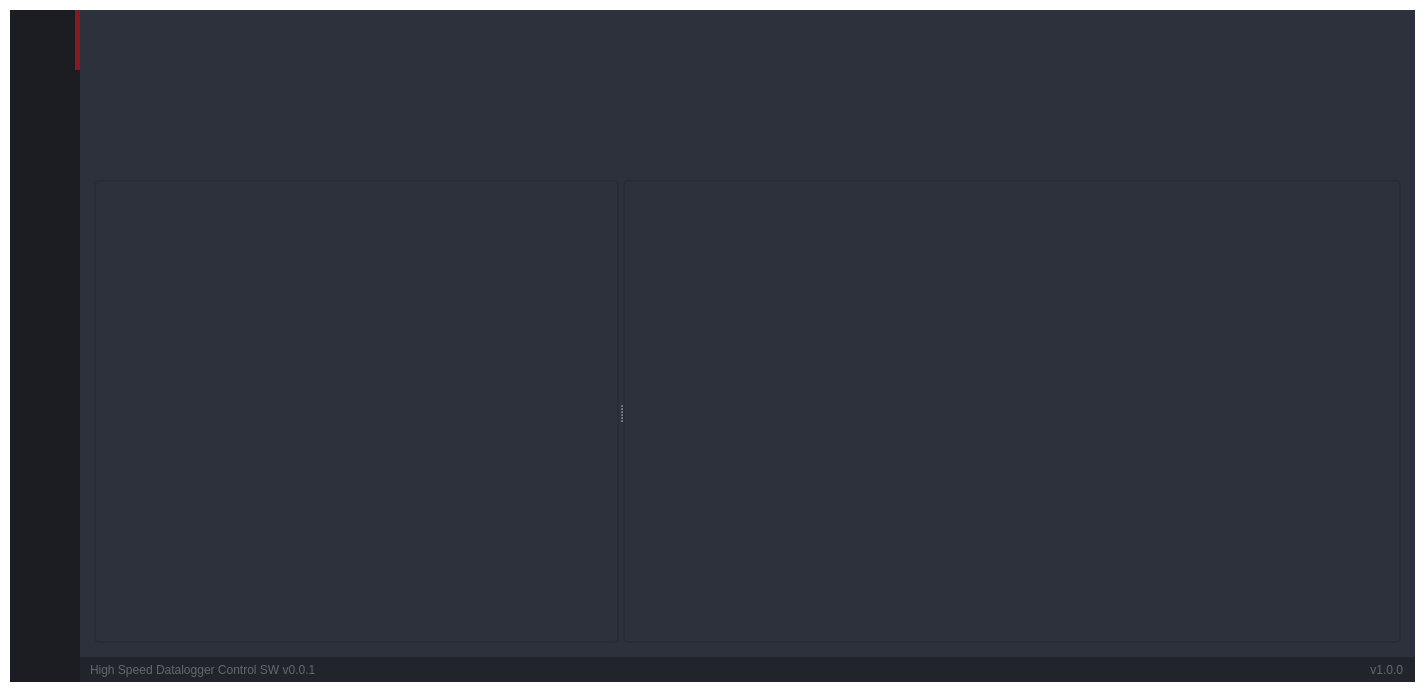
<?xml version="1.0" encoding="UTF-8"?>
<ui version="4.0">
 <class>MainWindow</class>
 <widget class="QMainWindow" name="MainWindow">
  <property name="geometry">
   <rect>
    <x>0</x>
    <y>0</y>
    <width>1425</width>
    <height>692</height>
   </rect>
  </property>
  <property name="minimumSize">
   <size>
    <width>0</width>
    <height>0</height>
   </size>
  </property>
  <property name="palette">
   <palette>
    <active>
     <colorrole role="Button">
      <brush brushstyle="SolidPattern">
       <color alpha="0">
        <red>0</red>
        <green>0</green>
        <blue>0</blue>
       </color>
      </brush>
     </colorrole>
     <colorrole role="Base">
      <brush brushstyle="SolidPattern">
       <color alpha="0">
        <red>0</red>
        <green>0</green>
        <blue>0</blue>
       </color>
      </brush>
     </colorrole>
     <colorrole role="Window">
      <brush brushstyle="SolidPattern">
       <color alpha="0">
        <red>0</red>
        <green>0</green>
        <blue>0</blue>
       </color>
      </brush>
     </colorrole>
    </active>
    <inactive>
     <colorrole role="Button">
      <brush brushstyle="SolidPattern">
       <color alpha="0">
        <red>0</red>
        <green>0</green>
        <blue>0</blue>
       </color>
      </brush>
     </colorrole>
     <colorrole role="Base">
      <brush brushstyle="SolidPattern">
       <color alpha="0">
        <red>0</red>
        <green>0</green>
        <blue>0</blue>
       </color>
      </brush>
     </colorrole>
     <colorrole role="Window">
      <brush brushstyle="SolidPattern">
       <color alpha="0">
        <red>0</red>
        <green>0</green>
        <blue>0</blue>
       </color>
      </brush>
     </colorrole>
    </inactive>
    <disabled>
     <colorrole role="Button">
      <brush brushstyle="SolidPattern">
       <color alpha="0">
        <red>0</red>
        <green>0</green>
        <blue>0</blue>
       </color>
      </brush>
     </colorrole>
     <colorrole role="Base">
      <brush brushstyle="SolidPattern">
       <color alpha="0">
        <red>0</red>
        <green>0</green>
        <blue>0</blue>
       </color>
      </brush>
     </colorrole>
     <colorrole role="Window">
      <brush brushstyle="SolidPattern">
       <color alpha="0">
        <red>0</red>
        <green>0</green>
        <blue>0</blue>
       </color>
      </brush>
     </colorrole>
    </disabled>
   </palette>
  </property>
  <property name="font">
   <font>
    <pointsize>10</pointsize>
   </font>
  </property>
  <property name="windowTitle">
   <string>Opus Profiling Tool - Main Window</string>
  </property>
  <property name="windowIcon">
   <iconset resource="resources.qrc">
    <normaloff>:/icons/icons/ST16418_ST-Logo-Ico_3.ico</normaloff>:/icons/icons/ST16418_ST-Logo-Ico_3.ico</iconset>
  </property>
  <property name="styleSheet">
   <string notr="true">QMainWindow {background: transparent; }
QToolTip {
	color: #ffffff;
	background-color: rgba(27, 29, 35, 160);
	border: 1px solid rgb(40, 40, 40);
	border-radius: 2px;
}</string>
  </property>
  <widget class="QWidget" name="centralwidget">
   <property name="styleSheet">
    <string notr="true">background: transparent;
color: rgb(210, 210, 210);</string>
   </property>
   <layout class="QHBoxLayout" name="horizontalLayout">
    <property name="spacing">
     <number>0</number>
    </property>
    <property name="leftMargin">
     <number>10</number>
    </property>
    <property name="topMargin">
     <number>10</number>
    </property>
    <property name="rightMargin">
     <number>10</number>
    </property>
    <property name="bottomMargin">
     <number>10</number>
    </property>
    <item>
     <widget class="QFrame" name="frame_main">
      <property name="styleSheet">
       <string notr="true">/* LINE EDIT */
QLineEdit {
	height: 25px;
	background-color: rgb(27, 29, 35);
	border-radius: 5px;
	border: 2px solid rgb(27, 29, 35);
	padding-left: 10px;
}
QLineEdit:hover {
	border: 2px solid rgb(64, 71, 88);
}
QLineEdit:focus {
	border: 2px solid rgb(91, 101, 124);
}
QLineEdit[text=&quot;&quot;]{
	color:rgb(90,90,90);
}

QLineEdit:disabled {
	color: rgb(60,60,60);
	background-color: rgb(60, 60, 60);
	border: 2px solid rgb(32, 32, 32);
}

/* SCROLL BARS */
QScrollBar:horizontal {
    border: none;
    background: rgb(52, 59, 72);
    height: 14px;
    margin: 0px 21px 0 21px;
	border-radius: 0px;
}
QScrollBar::handle:horizontal {
    background: rgb(32, 178, 170);
    min-width: 25px;
	border-radius: 7px
}
QScrollBar::add-line:horizontal {
    border: none;
    background: rgb(55, 63, 77);
    width: 20px;
	border-top-right-radius: 7px;
    border-bottom-right-radius: 7px;
    subcontrol-position: right;
    subcontrol-origin: margin;
}
QScrollBar::sub-line:horizontal {
    border: none;
    background: rgb(55, 63, 77);
    width: 20px;
	border-top-left-radius: 7px;
    border-bottom-left-radius: 7px;
    subcontrol-position: left;
    subcontrol-origin: margin;
}
QScrollBar::up-arrow:horizontal, QScrollBar::down-arrow:horizontal
{
     background: none;
}
QScrollBar::add-page:horizontal, QScrollBar::sub-page:horizontal
{
     background: none;
}
 QScrollBar:vertical {
	border: none;
    background: rgb(52, 59, 72);
    width: 14px;
    margin: 21px 0 21px 0;
	border-radius: 0px;
 }
 QScrollBar::handle:vertical {	
	background: rgb(32, 178, 170);
    min-height: 25px;
	border-radius: 7px
 }
 QScrollBar::add-line:vertical {
     border: none;
    background: rgb(55, 63, 77);
     height: 20px;
	border-bottom-left-radius: 7px;
    border-bottom-right-radius: 7px;
     subcontrol-position: bottom;
     subcontrol-origin: margin;
 }
 QScrollBar::sub-line:vertical {
	border: none;
    background: rgb(55, 63, 77);
     height: 20px;
	border-top-left-radius: 7px;
    border-top-right-radius: 7px;
     subcontrol-position: top;
     subcontrol-origin: margin;
 }
 QScrollBar::up-arrow:vertical, QScrollBar::down-arrow:vertical {
     background: none;
 }

 QScrollBar::add-page:vertical, QScrollBar::sub-page:vertical {
     background: none;
 }

/* CHECKBOX */
QCheckBox::indicator {
    border: 3px solid rgb(27, 29, 35);
	width: 15px;
	height: 15px;
	border-radius: 10px;
    background: rgb(44, 49, 60);
}
QCheckBox::indicator:hover {
    border: 3px solid rgb(58, 66, 81);
}
QCheckBox::indicator:checked {
    background: 3px solid rgb(52, 59, 72);
	border: 3px solid rgb(52, 59, 72);	
	background-image: url(:/icons/icons/outline_check_white_18dp.png);
}

/* RADIO BUTTON */
QRadioButton::indicator {
    border: 3px rgb(27, 29, 35);
	width: 15px;
	height: 15px;
	border-radius: 10px;
    background: rgb(44, 49, 60);
}
QRadioButton::indicator:hover {
    border: 3px solid rgb(58, 66, 81);
}
QRadioButton::indicator:checked {
    background: 3px solid rgb(94, 106, 130);
	border: 3px solid rgb(52, 59, 72);	
}

/* COMBOBOX */
QComboBox{
	background-color: rgb(27, 29, 35);
	border-radius: 5px;
	border: 2px solid rgb(27, 29, 35);
	padding: 5px;
	padding-left: 10px;
}
QComboBox:hover{
	border: 2px solid rgb(64, 71, 88);
}
QComboBox::drop-down {
	subcontrol-origin: padding;
	subcontrol-position: top right;
	width: 25px; 
	border-left-width: 3px;
	border-left-color: rgba(39, 44, 54, 150);
	border-left-style: solid;
	border-top-right-radius: 3px;
	border-bottom-right-radius: 3px;	
	background-image: url(:/icons/icons/outline_arrow_bottom_white_18dp.png);
	background-position: center;
	background-repeat: no-reperat;
 }
QComboBox QAbstractItemView {
	color: rgb(85, 170, 255);	
	background-color: rgb(27, 29, 35);
	padding: 10px;
	selection-background-color: rgb(39, 44, 54);
}

/* SLIDERS */
QSlider::groove:horizontal {
    border-radius: 9px;
    height: 18px;
	margin: 0px;
	background-color: rgb(52, 59, 72);
}
QSlider::groove:horizontal:hover {
	background-color: rgb(55, 62, 76);
}
QSlider::handle:horizontal {
    background-color: rgb(32, 178, 170);
    border: none;
    height: 18px;
    width: 18px;
    margin: 0px;
	border-radius: 9px;
}
QSlider::handle:horizontal:hover {
    background-color: rgb(105, 180, 255);
}
QSlider::handle:horizontal:pressed {
    background-color: rgb(65, 130, 195);
}

QSlider::groove:vertical {
    border-radius: 9px;
    width: 18px;
    margin: 0px;
	background-color: rgb(52, 59, 72);
}
QSlider::groove:vertical:hover {
	background-color: rgb(55, 62, 76);
}
QSlider::handle:vertical {
    background-color: rgb(32, 178, 170);
	border: none;
    height: 18px;
    width: 18px;
    margin: 0px;
	border-radius: 9px;
}
QSlider::handle:vertical:hover {
    background-color: rgb(105, 180, 255);
}
QSlider::handle:vertical:pressed {
    background-color: rgb(65, 130, 195);
}

QScrollArea{
	border-radius: 5px;
	border: 2px solid rgb(39, 44, 54);
}

</string>
      </property>
      <property name="frameShape">
       <enum>QFrame::NoFrame</enum>
      </property>
      <property name="frameShadow">
       <enum>QFrame::Raised</enum>
      </property>
      <layout class="QVBoxLayout" name="verticalLayout">
       <property name="spacing">
        <number>0</number>
       </property>
       <property name="leftMargin">
        <number>0</number>
       </property>
       <property name="topMargin">
        <number>0</number>
       </property>
       <property name="rightMargin">
        <number>0</number>
       </property>
       <property name="bottomMargin">
        <number>0</number>
       </property>
       <item>
        <widget class="QFrame" name="frame_center">
         <property name="sizePolicy">
          <sizepolicy hsizetype="Expanding" vsizetype="Expanding">
           <horstretch>0</horstretch>
           <verstretch>0</verstretch>
          </sizepolicy>
         </property>
         <property name="styleSheet">
          <string notr="true">background-color: rgb(40, 44, 52);</string>
         </property>
         <property name="frameShape">
          <enum>QFrame::NoFrame</enum>
         </property>
         <property name="frameShadow">
          <enum>QFrame::Raised</enum>
         </property>
         <layout class="QHBoxLayout" name="horizontalLayout_2">
          <property name="spacing">
           <number>0</number>
          </property>
          <property name="leftMargin">
           <number>0</number>
          </property>
          <property name="topMargin">
           <number>0</number>
          </property>
          <property name="rightMargin">
           <number>0</number>
          </property>
          <property name="bottomMargin">
           <number>0</number>
          </property>
          <item>
           <widget class="QFrame" name="frame_left_menu">
            <property name="sizePolicy">
             <sizepolicy hsizetype="Preferred" vsizetype="Preferred">
              <horstretch>0</horstretch>
              <verstretch>0</verstretch>
             </sizepolicy>
            </property>
            <property name="minimumSize">
             <size>
              <width>70</width>
              <height>0</height>
             </size>
            </property>
            <property name="maximumSize">
             <size>
              <width>70</width>
              <height>16777215</height>
             </size>
            </property>
            <property name="layoutDirection">
             <enum>Qt::LeftToRight</enum>
            </property>
            <property name="styleSheet">
             <string notr="true">background-color: rgb(27, 29, 35);</string>
            </property>
            <property name="frameShape">
             <enum>QFrame::NoFrame</enum>
            </property>
            <property name="frameShadow">
             <enum>QFrame::Raised</enum>
            </property>
            <layout class="QVBoxLayout" name="verticalLayout_5">
             <property name="spacing">
              <number>1</number>
             </property>
             <property name="leftMargin">
              <number>0</number>
             </property>
             <property name="topMargin">
              <number>0</number>
             </property>
             <property name="rightMargin">
              <number>0</number>
             </property>
             <property name="bottomMargin">
              <number>0</number>
             </property>
             <item alignment="Qt::AlignTop">
              <widget class="QFrame" name="frame_menus">
               <property name="minimumSize">
                <size>
                 <width>0</width>
                 <height>0</height>
                </size>
               </property>
               <property name="frameShape">
                <enum>QFrame::NoFrame</enum>
               </property>
               <property name="frameShadow">
                <enum>QFrame::Raised</enum>
               </property>
               <layout class="QVBoxLayout" name="layout_menus">
                <property name="spacing">
                 <number>0</number>
                </property>
                <property name="leftMargin">
                 <number>0</number>
                </property>
                <property name="topMargin">
                 <number>0</number>
                </property>
                <property name="rightMargin">
                 <number>0</number>
                </property>
                <property name="bottomMargin">
                 <number>0</number>
                </property>
                <item>
                 <widget class="QPushButton" name="menu_btn_connection">
                  <property name="enabled">
                   <bool>true</bool>
                  </property>
                  <property name="sizePolicy">
                   <sizepolicy hsizetype="Expanding" vsizetype="Fixed">
                    <horstretch>0</horstretch>
                    <verstretch>0</verstretch>
                   </sizepolicy>
                  </property>
                  <property name="minimumSize">
                   <size>
                    <width>0</width>
                    <height>60</height>
                   </size>
                  </property>
                  <property name="font">
                   <font/>
                  </property>
                  <property name="layoutDirection">
                   <enum>Qt::LeftToRight</enum>
                  </property>
                  <property name="styleSheet">
                   <string notr="true">QPushButton {	
	background-image: url(:/icons/icons/outline_settings_input_com_white_18dp.png);
	background-position: center;
    background-repeat: no-repeat;
	border: none;
    border-right: 5px solid rgb(134, 26, 34);
	background-color: rgb(27, 29, 35);
	text-align: left;
}
QPushButton:hover {
	background-color: rgb(33, 37, 43);
}
QPushButton:pressed {	
	background-color: rgb(32, 178, 170);
}</string>
                  </property>
                  <property name="text">
                   <string/>
                  </property>
                  <property name="checkable">
                   <bool>false</bool>
                  </property>
                 </widget>
                </item>
                <item>
                 <widget class="QPushButton" name="menu_btn_device_conf">
                  <property name="enabled">
                   <bool>true</bool>
                  </property>
                  <property name="sizePolicy">
                   <sizepolicy hsizetype="Expanding" vsizetype="Fixed">
                    <horstretch>0</horstretch>
                    <verstretch>0</verstretch>
                   </sizepolicy>
                  </property>
                  <property name="minimumSize">
                   <size>
                    <width>0</width>
                    <height>60</height>
                   </size>
                  </property>
                  <property name="font">
                   <font/>
                  </property>
                  <property name="layoutDirection">
                   <enum>Qt::LeftToRight</enum>
                  </property>
                  <property name="styleSheet">
                   <string notr="true">QPushButton {	
	background-image: url(:/icons/icons/baseline_tune_white_18dp.png);
	background-position: center;
    background-repeat: no-repeat;
	border: none;
	background-color: rgb(27, 29, 35);
	text-align: left;
}
QPushButton:hover {
	background-color: rgb(33, 37, 43);

}
QPushButton:pressed {	
	background-color: rgb(32, 178, 170);
}</string>
                  </property>
                  <property name="text">
                   <string/>
                  </property>
                 </widget>
                </item>
               </layout>
              </widget>
             </item>
             <item alignment="Qt::AlignBottom">
              <widget class="QFrame" name="frame_extra_menus">
               <property name="sizePolicy">
                <sizepolicy hsizetype="Preferred" vsizetype="Preferred">
                 <horstretch>0</horstretch>
                 <verstretch>0</verstretch>
                </sizepolicy>
               </property>
               <property name="frameShape">
                <enum>QFrame::NoFrame</enum>
               </property>
               <property name="frameShadow">
                <enum>QFrame::Raised</enum>
               </property>
               <layout class="QVBoxLayout" name="layout_menu_bottom">
                <property name="spacing">
                 <number>10</number>
                </property>
                <property name="leftMargin">
                 <number>0</number>
                </property>
                <property name="topMargin">
                 <number>0</number>
                </property>
                <property name="rightMargin">
                 <number>0</number>
                </property>
                <property name="bottomMargin">
                 <number>25</number>
                </property>
                <item>
                 <widget class="QPushButton" name="menu_btn_about">
                  <property name="enabled">
                   <bool>true</bool>
                  </property>
                  <property name="sizePolicy">
                   <sizepolicy hsizetype="Expanding" vsizetype="Fixed">
                    <horstretch>0</horstretch>
                    <verstretch>0</verstretch>
                   </sizepolicy>
                  </property>
                  <property name="minimumSize">
                   <size>
                    <width>0</width>
                    <height>60</height>
                   </size>
                  </property>
                  <property name="font">
                   <font/>
                  </property>
                  <property name="layoutDirection">
                   <enum>Qt::LeftToRight</enum>
                  </property>
                  <property name="styleSheet">
                   <string notr="true">QPushButton {	
	background-image: url(:/icons/icons/outline_info_white_18dp.png);
	background-position: center;
    background-repeat: no-repeat;
	border: none;
	background-color: rgb(27, 29, 35);
	text-align: left;
}
QPushButton:hover {
	background-color: rgb(33, 37, 43);
}
QPushButton:pressed {	
	background-color: rgb(32, 178, 170);
}</string>
                  </property>
                  <property name="text">
                   <string/>
                  </property>
                 </widget>
                </item>
               </layout>
              </widget>
             </item>
            </layout>
           </widget>
          </item>
          <item>
           <widget class="QFrame" name="frame_content_right">
            <property name="styleSheet">
             <string notr="true">background-color: rgb(44, 49, 60);</string>
            </property>
            <property name="frameShape">
             <enum>QFrame::NoFrame</enum>
            </property>
            <property name="frameShadow">
             <enum>QFrame::Raised</enum>
            </property>
            <layout class="QVBoxLayout" name="verticalLayout_4">
             <property name="spacing">
              <number>0</number>
             </property>
             <property name="leftMargin">
              <number>0</number>
             </property>
             <property name="topMargin">
              <number>0</number>
             </property>
             <property name="rightMargin">
              <number>0</number>
             </property>
             <property name="bottomMargin">
              <number>0</number>
             </property>
             <item>
              <widget class="QFrame" name="frame_content">
               <property name="sizePolicy">
                <sizepolicy hsizetype="Preferred" vsizetype="Preferred">
                 <horstretch>0</horstretch>
                 <verstretch>0</verstretch>
                </sizepolicy>
               </property>
               <property name="minimumSize">
                <size>
                 <width>0</width>
                 <height>0</height>
                </size>
               </property>
               <property name="frameShape">
                <enum>QFrame::NoFrame</enum>
               </property>
               <property name="frameShadow">
                <enum>QFrame::Raised</enum>
               </property>
               <layout class="QVBoxLayout" name="verticalLayout_9">
                <property name="spacing">
                 <number>0</number>
                </property>
                <property name="leftMargin">
                 <number>5</number>
                </property>
                <property name="topMargin">
                 <number>5</number>
                </property>
                <property name="rightMargin">
                 <number>5</number>
                </property>
                <property name="bottomMargin">
                 <number>5</number>
                </property>
                <item>
                 <widget class="QStackedWidget" name="stacked_widget">
                  <property name="minimumSize">
                   <size>
                    <width>0</width>
                    <height>0</height>
                   </size>
                  </property>
                  <property name="styleSheet">
                   <string notr="true">background: transparent;</string>
                  </property>
                  <property name="currentIndex">
                   <number>1</number>
                  </property>
                  <widget class="QWidget" name="page_connection">
                   <layout class="QVBoxLayout" name="page_connection_vlayout">
                    <item>
                     <spacer name="verticalSpacer">
                      <property name="orientation">
                       <enum>Qt::Vertical</enum>
                      </property>
                      <property name="sizeHint" stdset="0">
                       <size>
                        <width>20</width>
                        <height>40</height>
                       </size>
                      </property>
                     </spacer>
                    </item>
                    <item>
                     <widget class="QFrame" name="frame_4">
                      <property name="sizePolicy">
                       <sizepolicy hsizetype="Preferred" vsizetype="Fixed">
                        <horstretch>0</horstretch>
                        <verstretch>0</verstretch>
                       </sizepolicy>
                      </property>
                      <property name="minimumSize">
                       <size>
                        <width>600</width>
                        <height>0</height>
                       </size>
                      </property>
                      <property name="maximumSize">
                       <size>
                        <width>16777215</width>
                        <height>400</height>
                       </size>
                      </property>
                      <property name="styleSheet">
                       <string notr="true">border-radius: 5px;</string>
                      </property>
                      <property name="frameShape">
                       <enum>QFrame::StyledPanel</enum>
                      </property>
                      <property name="frameShadow">
                       <enum>QFrame::Raised</enum>
                      </property>
                      <layout class="QVBoxLayout" name="verticalLayout_12">
                       <property name="spacing">
                        <number>0</number>
                       </property>
                       <property name="leftMargin">
                        <number>24</number>
                       </property>
                       <property name="topMargin">
                        <number>0</number>
                       </property>
                       <property name="rightMargin">
                        <number>24</number>
                       </property>
                       <property name="bottomMargin">
                        <number>0</number>
                       </property>
                       <item>
                        <widget class="QLabel" name="label_app_title">
                         <property name="maximumSize">
                          <size>
                           <width>16777215</width>
                           <height>100</height>
                          </size>
                         </property>
                         <property name="font">
                          <font>
                           <pointsize>48</pointsize>
                           <bold>true</bold>
                          </font>
                         </property>
                         <property name="text">
                          <string>High Speed Datalogger</string>
                         </property>
                         <property name="alignment">
                          <set>Qt::AlignCenter</set>
                         </property>
                        </widget>
                       </item>
                      </layout>
                     </widget>
                    </item>
                   </layout>
                  </widget>
                  <widget class="QWidget" name="page_device_config">
                   <property name="enabled">
                    <bool>true</bool>
                   </property>
                   <property name="sizePolicy">
                    <sizepolicy hsizetype="Preferred" vsizetype="Preferred">
                     <horstretch>0</horstretch>
                     <verstretch>0</verstretch>
                    </sizepolicy>
                   </property>
                   <property name="minimumSize">
                    <size>
                     <width>0</width>
                     <height>0</height>
                    </size>
                   </property>
                   <layout class="QVBoxLayout" name="verticalLayout_6">
                    <property name="spacing">
                     <number>6</number>
                    </property>
                    <property name="leftMargin">
                     <number>0</number>
                    </property>
                    <property name="topMargin">
                     <number>0</number>
                    </property>
                    <property name="rightMargin">
                     <number>0</number>
                    </property>
                    <property name="bottomMargin">
                     <number>0</number>
                    </property>
                    <item>
                     <widget class="QFrame" name="frame_device_config">
                      <layout class="QVBoxLayout" name="verticalLayout_2">
                       <item>
                        <widget class="QWidget" name="widget_log_control" native="true">
                         <property name="sizePolicy">
                          <sizepolicy hsizetype="Preferred" vsizetype="Minimum">
                           <horstretch>0</horstretch>
                           <verstretch>0</verstretch>
                          </sizepolicy>
                         </property>
                         <property name="maximumSize">
                          <size>
                           <width>16777215</width>
                           <height>150</height>
                          </size>
                         </property>
                         <layout class="QHBoxLayout" name="horizontalLayout_3">
                          <property name="spacing">
                           <number>0</number>
                          </property>
                          <property name="leftMargin">
                           <number>0</number>
                          </property>
                          <property name="topMargin">
                           <number>0</number>
                          </property>
                          <property name="rightMargin">
                           <number>0</number>
                          </property>
                          <property name="bottomMargin">
                           <number>0</number>
                          </property>
                         </layout>
                        </widget>
                       </item>
                       <item>
                        <widget class="QSplitter" name="splitter">
                         <property name="orientation">
                          <enum>Qt::Horizontal</enum>
                         </property>
                         <widget class="QScrollArea" name="scrollArea_device_config">
                          <property name="sizePolicy">
                           <sizepolicy hsizetype="Fixed" vsizetype="Expanding">
                            <horstretch>0</horstretch>
                            <verstretch>0</verstretch>
                           </sizepolicy>
                          </property>
                          <property name="minimumSize">
                           <size>
                            <width>525</width>
                            <height>0</height>
                           </size>
                          </property>
                          <property name="maximumSize">
                           <size>
                            <width>525</width>
                            <height>16777215</height>
                           </size>
                          </property>
                          <property name="widgetResizable">
                           <bool>true</bool>
                          </property>
                          <widget class="QWidget" name="widget_device_config">
                           <property name="geometry">
                            <rect>
                             <x>0</x>
                             <y>0</y>
                             <width>521</width>
                             <height>459</height>
                            </rect>
                           </property>
                           <layout class="QVBoxLayout" name="verticalLayout_3">
                            <property name="spacing">
                             <number>0</number>
                            </property>
                            <property name="leftMargin">
                             <number>3</number>
                            </property>
                            <property name="topMargin">
                             <number>3</number>
                            </property>
                            <property name="rightMargin">
                             <number>3</number>
                            </property>
                            <property name="bottomMargin">
                             <number>3</number>
                            </property>
                           </layout>
                          </widget>
                         </widget>
                         <widget class="QScrollArea" name="scrollArea_plots">
                          <property name="widgetResizable">
                           <bool>true</bool>
                          </property>
                          <widget class="QWidget" name="widget_plots">
                           <property name="geometry">
                            <rect>
                             <x>0</x>
                             <y>0</y>
                             <width>773</width>
                             <height>459</height>
                            </rect>
                           </property>
                           <property name="sizePolicy">
                            <sizepolicy hsizetype="Expanding" vsizetype="Preferred">
                             <horstretch>0</horstretch>
                             <verstretch>0</verstretch>
                            </sizepolicy>
                           </property>
                           <layout class="QVBoxLayout" name="verticalLayout_7">
                            <property name="spacing">
                             <number>0</number>
                            </property>
                            <property name="leftMargin">
                             <number>3</number>
                            </property>
                            <property name="topMargin">
                             <number>3</number>
                            </property>
                            <property name="rightMargin">
                             <number>3</number>
                            </property>
                            <property name="bottomMargin">
                             <number>3</number>
                            </property>
                           </layout>
                          </widget>
                         </widget>
                        </widget>
                       </item>
                      </layout>
                     </widget>
                    </item>
                   </layout>
                  </widget>
                 </widget>
                </item>
               </layout>
              </widget>
             </item>
             <item>
              <widget class="QFrame" name="frame_grip">
               <property name="minimumSize">
                <size>
                 <width>0</width>
                 <height>25</height>
                </size>
               </property>
               <property name="maximumSize">
                <size>
                 <width>16777215</width>
                 <height>25</height>
                </size>
               </property>
               <property name="styleSheet">
                <string notr="true">background-color: rgb(33, 37, 43);</string>
               </property>
               <property name="frameShape">
                <enum>QFrame::NoFrame</enum>
               </property>
               <property name="frameShadow">
                <enum>QFrame::Raised</enum>
               </property>
               <layout class="QHBoxLayout" name="horizontalLayout_6">
                <property name="spacing">
                 <number>0</number>
                </property>
                <property name="leftMargin">
                 <number>0</number>
                </property>
                <property name="topMargin">
                 <number>0</number>
                </property>
                <property name="rightMargin">
                 <number>2</number>
                </property>
                <property name="bottomMargin">
                 <number>0</number>
                </property>
                <item>
                 <widget class="QFrame" name="frame_label_bottom">
                  <property name="frameShape">
                   <enum>QFrame::NoFrame</enum>
                  </property>
                  <property name="frameShadow">
                   <enum>QFrame::Raised</enum>
                  </property>
                  <layout class="QHBoxLayout" name="horizontalLayout_7">
                   <property name="spacing">
                    <number>0</number>
                   </property>
                   <property name="leftMargin">
                    <number>10</number>
                   </property>
                   <property name="topMargin">
                    <number>0</number>
                   </property>
                   <property name="rightMargin">
                    <number>10</number>
                   </property>
                   <property name="bottomMargin">
                    <number>0</number>
                   </property>
                   <item>
                    <widget class="QLabel" name="label_credits">
                     <property name="font">
                      <font/>
                     </property>
                     <property name="styleSheet">
                      <string notr="true">color: rgb(98, 103, 111);</string>
                     </property>
                     <property name="text">
                      <string>High Speed Datalogger Control SW v0.0.1</string>
                     </property>
                    </widget>
                   </item>
                   <item>
                    <widget class="QLabel" name="label_version">
                     <property name="maximumSize">
                      <size>
                       <width>100</width>
                       <height>16777215</height>
                      </size>
                     </property>
                     <property name="font">
                      <font/>
                     </property>
                     <property name="styleSheet">
                      <string notr="true">color: rgb(98, 103, 111);</string>
                     </property>
                     <property name="text">
                      <string>v1.0.0</string>
                     </property>
                     <property name="alignment">
                      <set>Qt::AlignRight|Qt::AlignTrailing|Qt::AlignVCenter</set>
                     </property>
                    </widget>
                   </item>
                  </layout>
                 </widget>
                </item>
               </layout>
              </widget>
             </item>
            </layout>
           </widget>
          </item>
         </layout>
        </widget>
       </item>
      </layout>
     </widget>
    </item>
   </layout>
  </widget>
 </widget>
 <resources>
  <include location="resources.qrc"/>
 </resources>
 <connections/>
</ui>
